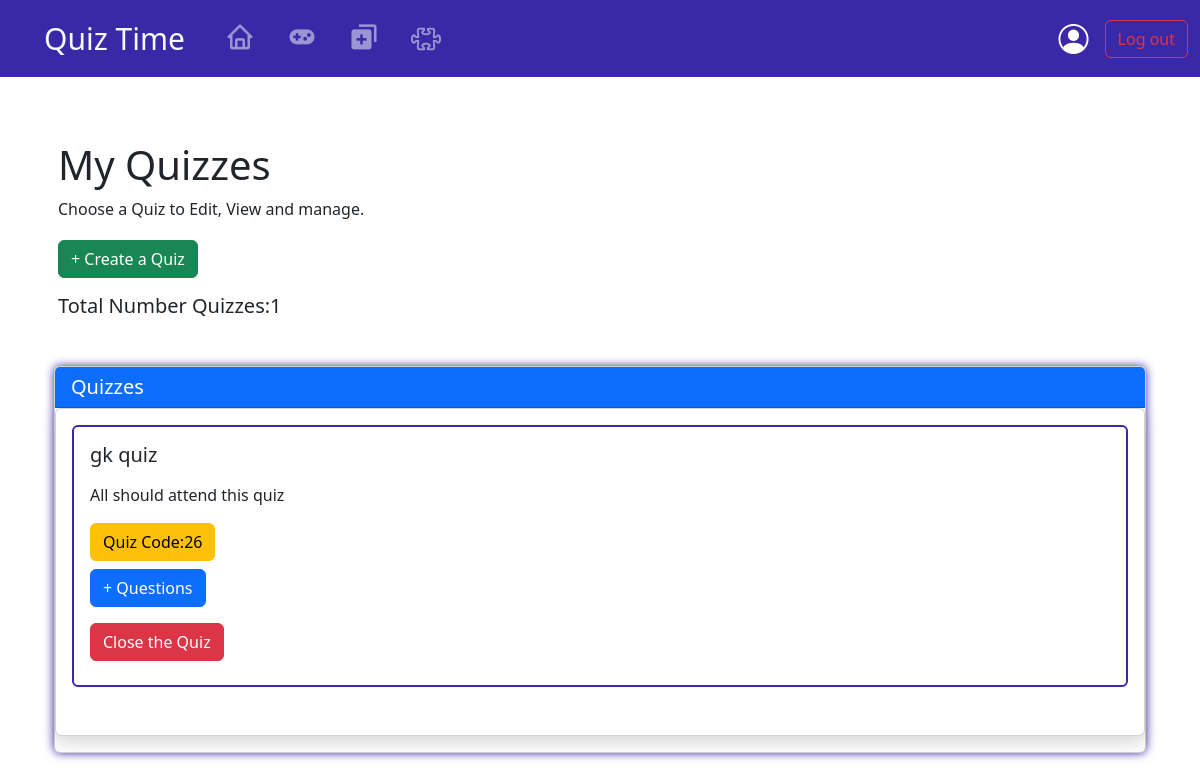
Page /myquiz/4 on the committed database.
### quiz/models.py (models this page shows, shortened)
class Quiz(models.Model):
    creator = models.ForeignKey(User, on_delete=models.CASCADE)
    title = models.CharField(max_length=100)
    description = models.TextField()
    is_published = models.BooleanField(default=False)
    is_closed = models.BooleanField(default=False)

### quiz/views.py (the view)
# urls.py: path("myquiz/<int:user_id>",views.myquiz,name="myquiz"),
def myquiz(request,user_id):
    user = get_object_or_404(User, id=user_id)
    quiz = user.quiz_set.all()
    paginator = Paginator(quiz,5)
    page_Number = request.GET.get('page')
    quizes = paginator.get_page(page_Number)
    if request.method == "POST":
        quiz_id = request.POST.get('quiz_id')
        quiz = get_object_or_404(Quiz, id=quiz_id)
        quiz.is_closed = True
        quiz.save()
        return redirect('myquiz', user_id=request.user.id)
    context={
        'user':user,
        'quiz' : quizes,
        'quiz_count':quiz.count()
    }
    return render(request,"quiz/myQuiz.html",context)

### quiz/templates/quiz/myQuiz.html (shortened to what this page needs)
{% extends "quiz/layout.html" %}
{% block body %}
<div class="container rounded box-shadow1 bg-white mx-auto mt-5 m-5">
    <h1 class="mt=3 p-3">My Quizzes</h1>
    <p class="p-3" style="margin-top:-2rem;">Choose a Quiz to Edit, View and manage.</p>
    <a href="{% url 'create_quiz' %}" class="btn btn-success" style="margin-left:1rem;margin-top:-1rem;">+ Create a Quiz</a>
    <h5 class="m-3">Total Number Quizzes:{{ quiz_count }}</h5>
    <div class="container mt-5 mb-5">
        <div class="card box-shadow">
            <h5 class="card-header bg-primary text-white">Quizzes</h5>
            <div class="card mb-3 shadow">
            <div class="card-body rounded">
                {% if quiz_count == 0 %}
                <div class="mb-3 hover_effect rounded p-3" style="border:2px solid #3A28A7;">
                    <h5 class="card-title">Empty! No Quizes has been created!</h5>
                </div>
                {% else %}
                {% for quiz in quiz %}
                {% if quiz.is_published and quiz.is_closed == False %}
                    <div class="mb-3 hover_effect rounded p-3" style="border:2px solid #3A28A7;">
                        <h5 class="card-title">{{ quiz.title }}</h5>
                        <p class="card-text">{{ quiz.description|safe }}</p>
                        <h5 class="btn btn-warning">Quiz Code:{{ quiz.id }}<h5>
                        <a href="{% url 'question' quiz_id=quiz.id %}" class="btn btn-primary">+ Questions</a>
                        <form action="{% url 'myquiz' user_id=user.id %}" method="POST">
                            <button class="btn btn-danger mt-3" type="submit">Close the Quiz</button>
                        </form>
                    </div>
                    {% endif %}
                {% endfor %}
                {% endif %}
            </div>
            <nav aria-label = "Page navigation example">
            </nav>
        </div>
          </div>
    </div>
</div>
{% endblock %}

### quiz/templates/quiz/myQuiz.html (style rules this page uses)
body { background-image: url('https://png.pngtree.com/thumb_back/fh260/background/20210803/pngtree-modern-simple-elegant-dark-blue-landing-page-website-background-image_756950.jpg'); background-size: cover; }
.box-shadow { box-shadow:0 0 10px #3A28A7; }

### rows in the picture
Quiz: title "gk quiz", description "All should attend this quiz", id "26"

### other values in the picture
{{ quiz_count }} "1"
